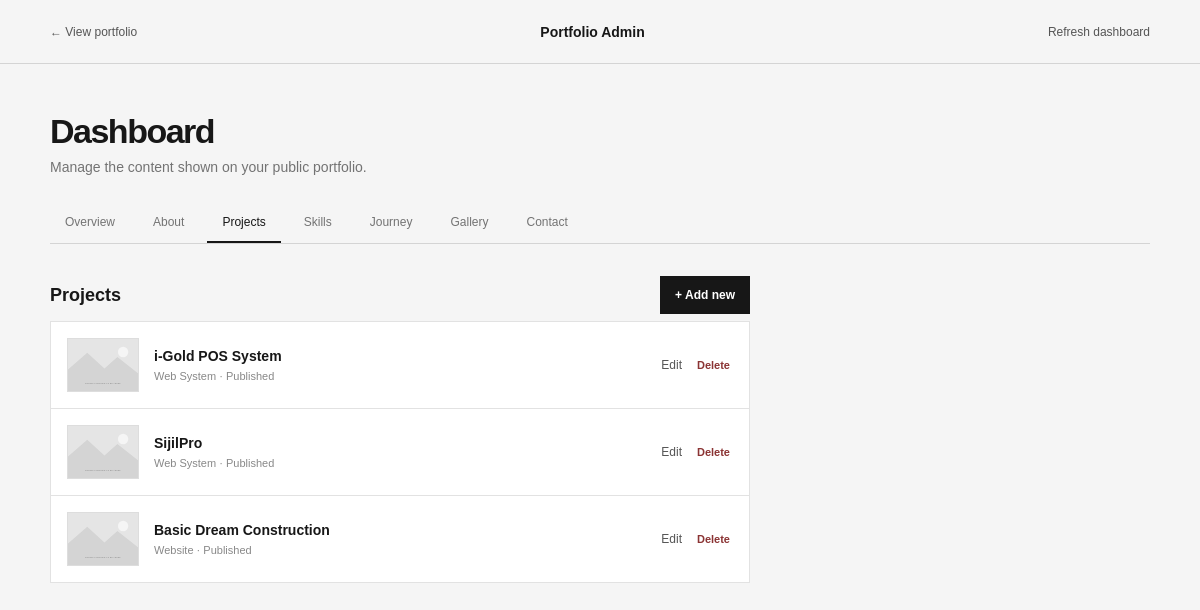
The page /admin/index.php?section=projects on the database its author committed.
### tables this page shows
CREATE TABLE IF NOT EXISTS projects(id INT UNSIGNED AUTO_INCREMENT PRIMARY KEY,name VARCHAR(180) NOT NULL,category VARCHAR(120) DEFAULT 'Project',description TEXT,technologies VARCHAR(500),image_url VARCHAR(500),image_alt VARCHAR(255),role VARCHAR(255),status VARCHAR(80) DEFAULT 'In progress',demo_url VARCHAR(500),source_url VARCHAR(500),case_study_url VARCHAR(500),sort_order INT DEFAULT 0,is_published TINYINT(1) DEFAULT 1,created_at TIMESTAMP DEFAULT CURRENT_TIMESTAMP);

### includes/bootstrap.php (called while the page is built, shortened)
<?php
function db(): PDO { static $pdo; if (!$pdo) { $host=getenv('DB_HOST') ?: '127.0.0.1'; $name=getenv('DB_NAME') ?: 'myportfolio_db'; $user=getenv('DB_USER') ?: 'root'; $pass=getenv('DB_PASS') ?: ''; $pdo=new PDO("mysql:host=$host;dbname=$name;charset=utf8mb4",$user,$pass,[PDO::ATTR_ERRMODE=>PDO::ERRMODE_EXCEPTION,PDO::ATTR_DEFAULT_FETCH_MODE=>PDO::FETCH_ASSOC]); } return $pdo; }
function e(?string $value): string { return htmlspecialchars($value ?? '', ENT_QUOTES | ENT_SUBSTITUTE, 'UTF-8'); }

### admin/index.php (the view, shortened to what this page needs)
<?php
require __DIR__ . '/../includes/bootstrap.php';
$tables = ['projects' => 'Projects', 'skills' => 'Skills', 'timeline' => 'Journey', 'gallery' => 'Gallery'];
$section = $_GET['section'] ?? 'overview';
$message = '';
$contactPortraitsTableReady = true;
$profile = db()->query('SELECT * FROM profile LIMIT 1')->fetch() ?: [];
if ($contactPortraitsTableReady) $contactPortraits = db()->query('SELECT id,image_url FROM contact_portraits ORDER BY sort_order,id')->fetchAll();
else { $contactPortraits = []; $message = $message ?: 'Run upgrade-contact-portraits.sql in phpMyAdmin to enable the Contact portrait gallery.'; }
$rows = isset($tables[$section]) ? db()->query("SELECT * FROM `$section` ORDER BY sort_order,id")->fetchAll() : [];
$contentFields = $section === 'overview' ? ['hero_label'=>'Small heading','hero_title'=>'Main headline','intro'=>'Introduction','site_name'=>'Header / navbar name','name'=>'Profile name','age'=>'Age','university'=>'University','programme'=>'Programme of study'] : ($section === 'about' ? ['about_title'=>'Section heading','about'=>'Main paragraph','about_extra'=>'Supporting paragraph'] : ($section === 'contact' ? ['portrait_url'=>'Contact portrait image path (also used in Intro)','email'=>'Email','github_url'=>'GitHub URL','linkedin_url'=>'LinkedIn URL','resume_url'=>'Resume path or URL'] : ($section === 'skills_copy' ? ['skills_title'=>'Heading line','skills_emphasis'=>'Emphasized heading line','skills_intro'=>'Short introduction'] : ($section === 'gallery_copy' ? ['gallery_title'=>'Heading','gallery_intro'=>'Short introduction'] : []))));
?><!doctype html>
<html lang="en"><head><meta charset="utf-8"><meta name="viewport" content="width=device-width,initial-scale=1"><title>Portfolio admin</title><link rel="stylesheet" href="admin.css"></head><body>
<header class="top"><a href="../">← View portfolio</a><strong>Portfolio Admin</strong><a href="index.php">Refresh dashboard</a></header>
<main class="dashboard"><h1>Dashboard</h1><p>Manage the content shown on your public portfolio.</p><?php if ($message): ?><p class="success"><?= e($message) ?></p><?php endif; ?>
<nav class="tabs" aria-label="Portfolio pages"><a class="<?= $section==='overview'?'selected':'' ?>" href="?section=overview">Overview</a><a class="<?= $section==='about'?'selected':'' ?>" href="?section=about">About</a><a class="<?= $section==='projects'?'selected':'' ?>" href="?section=projects">Projects</a><a class="<?= $section==='skills'?'selected':'' ?>" href="?section=skills">Skills</a><a class="<?= $section==='timeline'?'selected':'' ?>" href="?section=timeline">Journey</a><a class="<?= $section==='gallery'?'selected':'' ?>" href="?section=gallery">Gallery</a><a class="<?= $section==='contact'?'selected':'' ?>" href="?section=contact">Contact</a></nav>
<?php if (in_array($section, ['overview','about','contact'], true)): ?>
<form class="editor" method="post"><input type="hidden" name="csrf" value="<?= e(csrf_token()) ?>"><input type="hidden" name="action" value="<?= e($section) ?>"><h2>Edit <?= e($section) ?></h2><?php foreach ($contentFields as $field=>$label): ?><label><?= e($label) ?><?php if (in_array($field, ['intro','about','about_extra','hero_title','about_title'], true)): ?><textarea name="<?= e($field) ?>" required><?= e($profile[$field] ?? '') ?></textarea><?php else: ?><input name="<?= e($field) ?>" value="<?= e($profile[$field] ?? '') ?>" <?= $field === 'email' ? 'type="email"' : '' ?>><?php if ($field === 'portrait_url' && !empty($profile[$field])): ?><div class="image-preview"><img src="../<?= e($profile[$field]) ?>" alt="Current contact portrait"></div><?php endif; ?><?php endif; ?></label><?php endforeach; ?><button>Save <?= e($section) ?></button></form>
<?php if ($section === 'contact'): ?><form class="editor contact-upload" method="post" enctype="multipart/form-data"><input type="hidden" name="csrf" value="<?= e(csrf_token()) ?>"><input type="hidden" name="action" value="contact_portraits_upload"><h2>Portrait gallery <small><?= count($contactPortraits) ?> / 10 images</small></h2><p class="hint">Upload multiple images. The public portrait cycles to the next image each time it is clicked. JPG, PNG, WebP, or GIF, up to 5 MB each.</p><label>Add portrait images<input type="file" name="contact_images[]" accept="image/jpeg,image/png,image/webp,image/gif" multiple <?= count($contactPortraits) >= 10 ? 'disabled' : '' ?>><small>Up to <?= max(0, 10 - count($contactPortraits)) ?> more image(s).</small></label><button <?= count($contactPortraits) >= 10 ? 'disabled' : '' ?>>Upload images</button></form><div class="contact-admin-grid"><?php foreach ($contactPortraits as $portrait): ?><article class="contact-admin-card"><img src="../<?= e($portrait['image_url']) ?>" alt="Contact portrait preview"><form method="post" onsubmit="return confirm('Remove this portrait?')"><input type="hidden" name="csrf" value="<?= e(csrf_token()) ?>"><input type="hidden" name="action" value="contact_portrait_delete"><input type="hidden" name="id" value="<?= (int)$portrait['id'] ?>"><button class="danger">Remove</button></form></article><?php endforeach; ?></div><?php endif; ?>
<?php else: ?>
<div class="layout"><section>
<div class="list-head"><h2><?= e($tables[$section]) ?></h2><a class="button" href="?section=<?= e($section) ?>&amp;new=1">+ Add new</a></div><?php foreach ($rows as $row): ?><article class="row"><?php if (in_array($section, ['projects','gallery'], true) && !empty($row['image_url'])): ?><div class="row-media"><img src="<?= e(preg_match('~^(https?:)?//~i', $row['image_url']) ? $row['image_url'] : '../' . ltrim($row['image_url'], '/')) ?>" alt="" loading="lazy"></div><?php endif; ?><div class="row-copy"><strong><?= e($row['name'] ?? $row['title']) ?></strong><small><?= e($row['category'] ?? $row['period'] ?? $row['type'] ?? $row['caption'] ?? '') ?> · <?= !empty($row['is_published']) ? 'Published' : 'Hidden' ?></small></div><div class="row-actions"><a href="?section=<?= e($section) ?>&amp;edit=<?= (int)$row['id'] ?>">Edit</a><form method="post" onsubmit="return confirm('Delete this entry?')"><input type="hidden" name="csrf" value="<?= e(csrf_token()) ?>"><input type="hidden" name="action" value="delete"><input type="hidden" name="section" value="<?= e($section) ?>"><input type="hidden" name="id" value="<?= (int)$row['id'] ?>"><button class="danger">Delete</button></form></div></article><?php endforeach; ?></section>
</div><?php endif; ?></main></body></html>

### admin/admin.css (style rules this page uses)
* { box-sizing:border-box }
body { margin:0;background:#f5f5f5;color:#171717;font:14px 'DM Sans',Arial,sans-serif }
.top { height:64px;padding:0 max(24px,calc((100% - 1100px)/2));display:flex;align-items:center;justify-content:space-between;border-bottom:1px solid #d4d4d4 }
.top a,.row-actions a,.cancel { color:#555;text-decoration:none;font-size:12px }
.dashboard { width:min(1100px,calc(100% - 40px));margin:48px auto }
.dashboard>h1,.login h1 { font-size:34px;letter-spacing:-1.5px;margin-bottom:8px }
.dashboard>p { color:#737373;margin-top:0 }
.tabs { display:flex;gap:8px;border-bottom:1px solid #d4d4d4;margin:28px 0 26px }
.tabs a { padding:12px 15px;color:#737373;text-decoration:none;font-size:12px }
.tabs a.selected { color:#171717;border-bottom:2px solid #171717 }
.layout { display:grid;grid-template-columns:1fr 370px;gap:30px;align-items:start }
.list-head { display:flex;align-items:center;justify-content:space-between }
.list-head h2,.editor h2 { font-size:18px }
.button,button { display:inline-block;border:0;background:#171717;color:#fff;padding:12px 15px;text-decoration:none;font:600 12px Arial,sans-serif;cursor:pointer }
.row { background:#fff;border:1px solid #e2e2e2;border-bottom:0;padding:16px;display:flex;align-items:center;justify-content:space-between;gap:15px }
.row:last-child { border-bottom:1px solid #e2e2e2 }
.row small { display:block;color:#888;margin-top:6px;font-size:11px }
.row-actions { display:flex;align-items:center;gap:12px }
.row-actions form { margin:0 }
.row-actions button { background:none;color:#8b3434;padding:3px;font-size:11px }
.row-media { width:72px;height:54px;flex:0 0 72px;overflow:hidden;background:#eee;border:1px solid #ddd }
.row-media img { width:100%;height:100%;object-fit:cover;display:block }
.row-copy { min-width:0;flex:1 }

### rows shown on the page
projects: image_url (placeholder picture), name "i-Gold POS System", category "Web System", is_published "Published"
projects: image_url (placeholder picture), name "SijilPro", category "Web System", is_published "Published"
projects: image_url (placeholder picture), name "Basic Dream Construction", category "Website", is_published "Published"

### other values the page prints
$tables[$section] "Projects"
